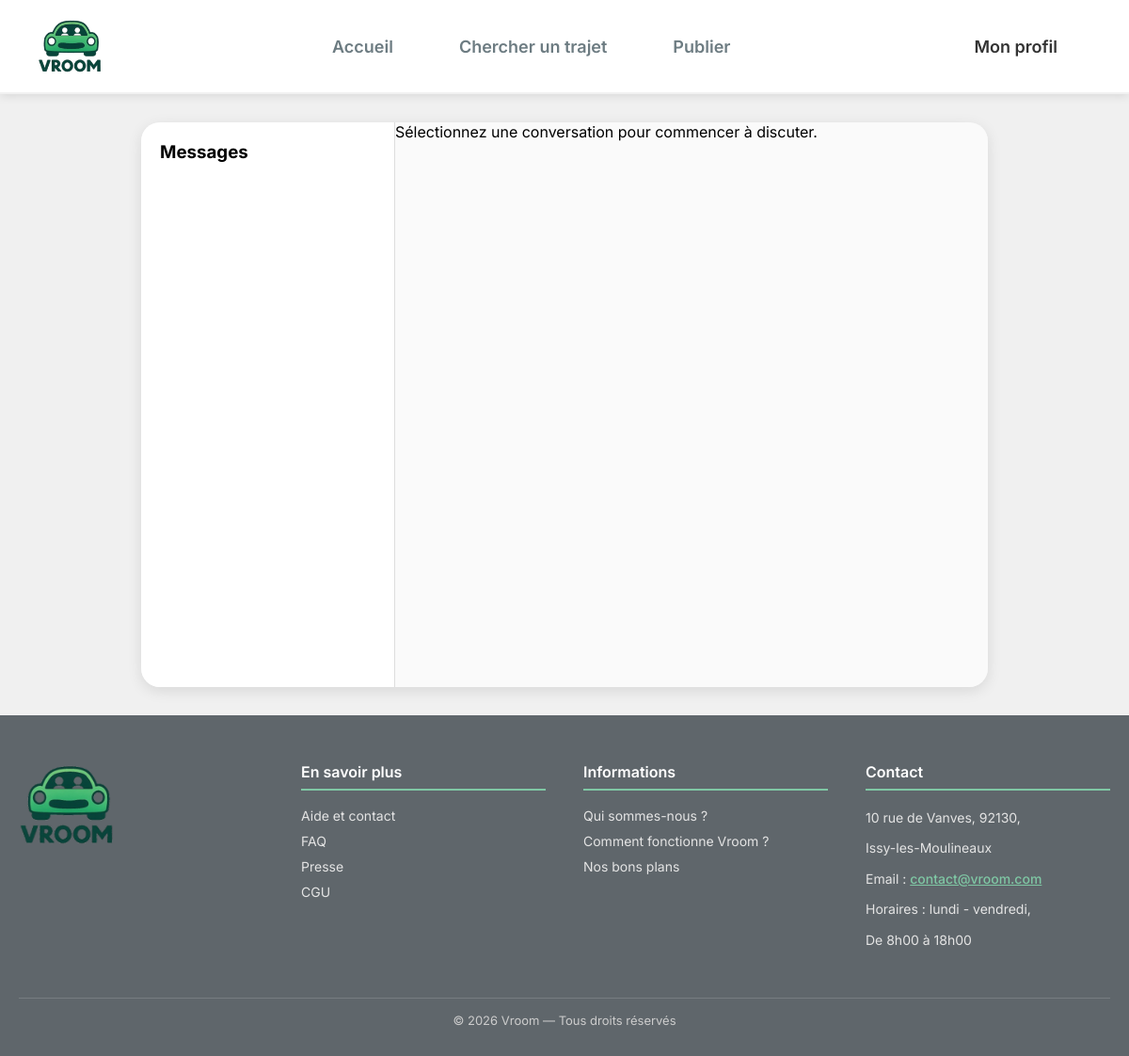
The page /index.php?page=messagerie (signed in) on the database as committed earlier.
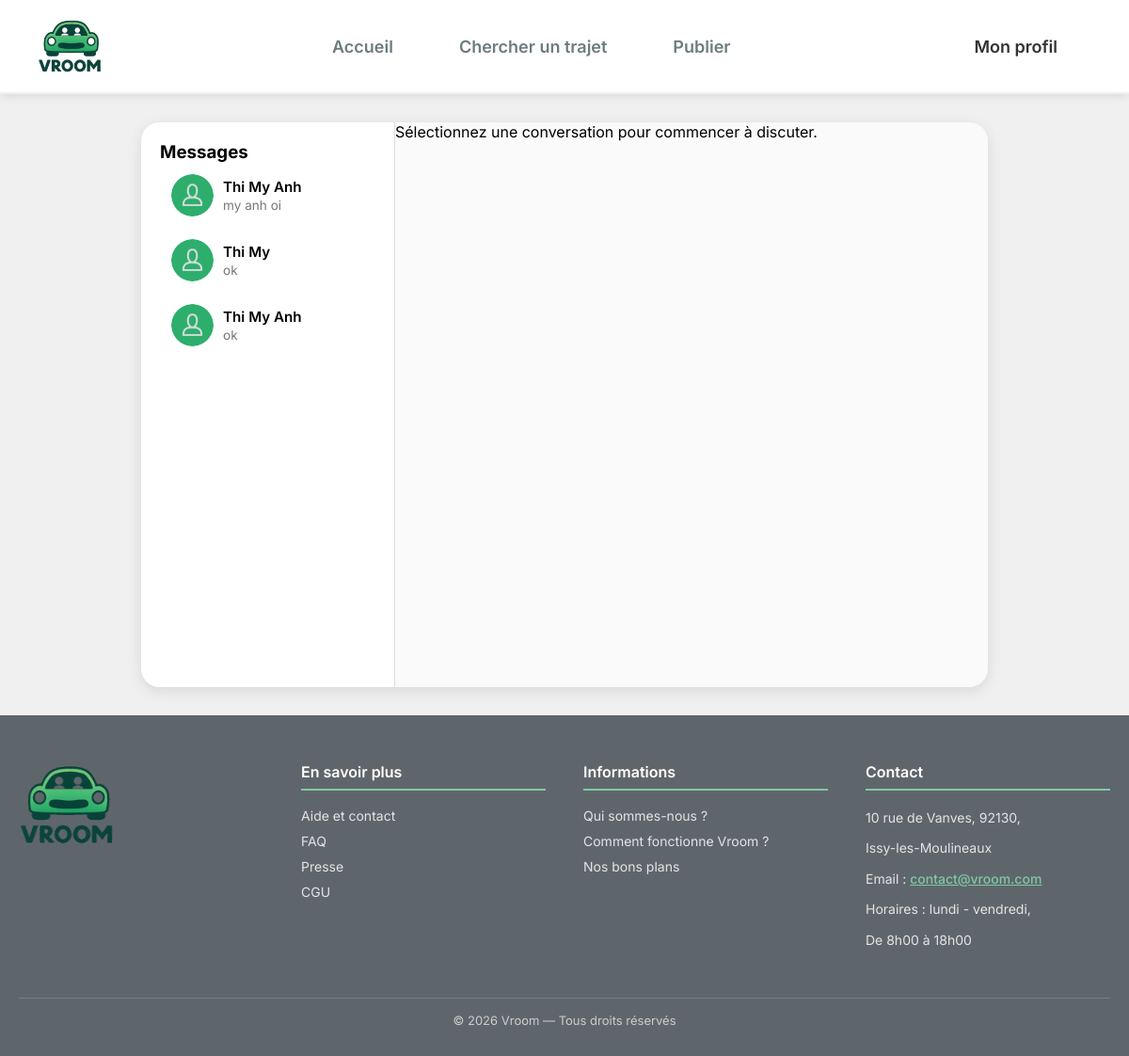
The same page on the database as committed later.
### tables this page shows
CREATE TABLE `messages` (
  `id` bigint(20) UNSIGNED NOT NULL,
  `id_conversation` bigint(20) UNSIGNED NOT NULL,
  `id_expediteur` bigint(20) UNSIGNED NOT NULL,
  `id_destinataire` bigint(20) UNSIGNED NOT NULL,
  `contenu` text NOT NULL,
  `date_creation` timestamp NOT NULL DEFAULT current_timestamp()
);

CREATE TABLE `utilisateurs` (
  `id` bigint(20) UNSIGNED NOT NULL,
  `nom` varchar(255) NOT NULL,
  `prenom` varchar(255) NOT NULL,
  `email` varchar(255) DEFAULT NULL,
  `telephone` varchar(20) DEFAULT NULL,
  `avatar` varchar(255) DEFAULT NULL,
  `biographie` text DEFAULT NULL,
  `mot_de_passe` varchar(255) NOT NULL,
  `token_notification` varchar(255) DEFAULT NULL,
  `premiere_connexion` tinyint(1) NOT NULL DEFAULT 1,
  `try_token` int(11) NOT NULL DEFAULT 0,
  `remember_token` varchar(100) DEFAULT NULL,
  `date_creation` timestamp NOT NULL DEFAULT current_timestamp(),
  `date_mise_a_jour` timestamp NOT NULL DEFAULT current_timestamp() ON UPDATE current_timestamp(),
  `note` float DEFAULT 0,
  `photo_profil` varchar(255) DEFAULT NULL
);

### Controleur/c_profil.php (called while the page is built, shortened)
<?php
require_once __DIR__ . '/../Modele/conversations.php';
class c_messagerie {
    public function afficher(?int $id_conversation = null): void {
        $id_user = $_SESSION['user_id'];
        $conversations = Conversations::getForUser($id_user);
        $conversation_active = null;
        $css = "messagerie.css";
        require __DIR__ . '/../Vue/head.php';
        require __DIR__ . '/../Vue/header.php';
        require __DIR__ . '/../Vue/pages/v_messagerie.php';
        require __DIR__ . '/../Vue/footer.php';
    }
}
?>

### Modele/conversations.php (called while the page is built, shortened)
<?php
class Conversations
{
    public static function getForUser(int $user_id): array
    {
        $db = dbConnect();
        $sql = "
        SELECT
            c.id,
            c.date_creation,
            u.id AS interlocuteur_id,
            u.prenom,
            u.nom,
            u.photo_profil,
            m.contenu AS dernier_message,
            m.date_creation AS date_dernier_message
        FROM conversations c
        JOIN utilisateurs u
            ON u.id = IF(c.user1_id = ?, c.user2_id, c.user1_id)
        LEFT JOIN messages m
            ON m.id = (
                SELECT id FROM messages
                WHERE id_conversation = c.id
                ORDER BY date_creation DESC
                LIMIT 1
            )
        WHERE c.user1_id = ? OR c.user2_id = ?
        ORDER BY m.date_creation DESC
        ";
        $stmt = $db->prepare($sql);
        $stmt->execute([$user_id, $user_id, $user_id]);
        return $stmt->fetchAll(PDO::FETCH_ASSOC);
    }
}
?>

### Vue/pages/v_messagerie.php (the view, shortened to what this page needs)
<?php
$interlocuteur = null;
?>
<body>
<section class="messagerie-container">
    <aside class="conversation-list">
        <h3>Messages</h3>
        <?php foreach ($conversations as $c):
            $dernier_message = $c['dernier_message'] ?? '';
            $active = ($conversation_active == $c['id']) ? 'active' : '';
        ?>
        <a href="index.php?page=messagerie&id_conversation=<?= $c['id'] ?>" class="conversation <?= $active ?>">
            <img src="<?= !empty($c['photo_profil']) ? htmlspecialchars($c['photo_profil']) : 'Ressources/Image/person_icon.png' ?>" alt="Profil">
            <div>
                <strong><?= htmlspecialchars($c['prenom'] ?? 'Utilisateur') ?></strong>
                <p><?= htmlspecialchars($dernier_message) ?></p>
            </div>
        </a>
        <?php endforeach; ?>
    </aside>
    <div class="chat-box">
        <?php if ($interlocuteur): ?>
            <div class="chat-header">
                <img src="<?= !empty($interlocuteur['photo_profil']) ? htmlspecialchars($interlocuteur['photo_profil']) : 'Ressources/Image/person_icon.png' ?>" alt="Profil">
                <span><?= htmlspecialchars($interlocuteur['prenom'] ?? 'Utilisateur') ?></span>
            </div>
            <div class="messages">
                <?php if (!empty($messages)): ?>
                    <?php foreach ($messages as $message): ?>
                        <div class="message <?= ($message['id_expediteur'] == $_SESSION['user_id']) ? 'sent' : 'received' ?>">
                            <?= htmlspecialchars($message['contenu'] ?? '') ?>
                        </div>
                    <?php endforeach; ?>
                <?php else: ?>
                    <div class="message info">Aucun message pour l'instant...</div>
                <?php endif; ?>
            </div>
            <form class="chat-input" method="post" action="index.php?page=messagerie&action=envoyer&id_conversation=<?= $conversation_active ?>&id_destinataire=<?= $interlocuteur['interlocuteur_id'] ?>">
                <input type="text" name="message" placeholder="Écrire un message..." required>
                <button type="submit">➤</button>
            </form>
        <?php else: ?>
            <div class="no-conversation">
                <p>Sélectionnez une conversation pour commencer à discuter.</p>
            </div>
        <?php endif; ?>
    </div>
</section>
</body>

### index.php (shortened to what this page needs)
<?php
$page = $_GET['page'] ?? 'accueil';
$action = $_GET['action'] ?? null;
switch ($page) {
    case 'messagerie':
        require 'Controleur/c_profil.php';
        $controller = new c_messagerie();
        if ($action === 'envoyer') {
            $controller->envoyer();
        } else {
            $id_conversation = $_GET['id_conversation'] ?? null;
            $controller->afficher($id_conversation);
        }
        break;
}
?>

### Vue/head.php (shortened to what this page needs)
<!DOCTYPE html>
<html lang="fr">
<head>
    <link rel="stylesheet" href="Ressources/CSS/commun.css">
    <link rel="stylesheet" href="Ressources/CSS/header.css">
    <?php if (!empty($css)): ?>
        <link rel="stylesheet" href="Ressources/CSS/<?= htmlspecialchars($css) ?>">
    <?php endif; ?>
</head>

### Vue/header.php (shortened to what this page needs)
<header class="header">
    <div class="header-content">
        <img src="Ressources/Image/logo_ver2.png"  alt="Logo Vroom">
        <nav class="nav-main">
            <a href="index.php?page=accueil">Accueil</a>
            <a href="index.php?page=recherche_trajet">Chercher un trajet</a>
            <a href="index.php?page=publie_trajet">Publier</a>
        </nav>
        <nav class="nav-profile" aria-label="Menu profil">
            <?php if (isset($_SESSION['user_id'])): ?>
                <div class="profile">
                    <a href="index.php?page=profil" class="profile-link">Mon profil</a>
                </div>
            <?php endif; ?>
        </nav>
    </div>
</header>

### Vue/footer.php
<footer>
    <div class="footer-content">
        <div class="footer-logo">
            <img src="Ressources/Image/logo_ver2.png" alt="Logo VROOM" class="logo-image"/>
        </div>
        <div class="footer-section">
            <h4>En savoir plus</h4>
            <ul>
                    <li><a href="index.php?page=accueil">Aide et contact</a></li>
                    <li><a href="index.php?page=accueil">FAQ</a></li>
                    <li><a href="index.php?page=accueil">Presse</a></li>
                    <li><a href="#">CGU</a></li>
            </ul>
        </div>
        <div class="footer-section">
            <h4>Informations</h4>
            <ul>
                <li><a href="index.php?page=accueil">Qui sommes-nous ?</a></li>
                <li><a href="index.php?page=accueil">Comment fonctionne Vroom ?</a></li>
                <li><a href="index.php?page=accueil">Nos bons plans</a></li>
            </ul>
        </div>
        <div class="footer-section">
            <h4>Contact</h4>
            <p>10 rue de Vanves, 92130,</p>
            <p>Issy-les-Moulineaux</p>
            <p>Email : <a href="mailto:contact@vroom.com">contact@vroom.com</a></p>
            <p>Horaires : lundi - vendredi,</p>
            <p>De 8h00 à 18h00</p>
        </div>
    </div>
    <div class="footer-bottom">
        © 2026 Vroom — Tous droits réservés
    </div>
</footer>
</html>

### Ressources/CSS/commun.css (style rules this page uses)
:root { --couleurVerte: #28a745; --couleurVerteFonce: #1f7e36; --texteGris: #6d7c82; --titreNoir: #222; --fondClair: #ffffff; --ombre: rgba(0,0,0,0.10); --ombreHover: rgba(0,0,0,0.18); }
* { font-family: 'Inter', sans-serif; box-sizing: border-box; padding: 0; margin: 0; }
header nav a { color: var(--texteGris); font-weight: 600; font-size: 18px; justify-content: space-around; text-decoration: none; }
.header-content { display: flex; align-items: center; justify-content: space-between; width: 100%; gap: 20px; }
.nav-profile { position: relative; }
.profile { position: relative; display: inline-block; }
.profile-link { color: #333; text-decoration: none; display: inline-block; padding: 8px 16px; border-radius: 6px; transition: 0.3s; }
header { width: 100%; box-shadow: 0 2px 10px rgba(0,0,0,0.1); display: flex; align-items: center; justify-content:space-around; flex-direction: row; min-height: 100px; background-color:var(--fondClair); }
header img { width: 70px; }
.header-content { width: 60%; margin: 0 auto; display: flex; align-items: center; flex-direction: row; }
.nav-main { display: flex; flex-direction: row; gap: 70px; margin: 0 auto; align-items: center; }
.nav-profile { margin-right: 20px; list-style-type: none; }
body { background-color: #f0f0f0; align-items: center; justify-content: center; display: flex; flex-direction: column; gap : 30px; }
footer { background-color: #5f666b; padding: 50px 20px 30px; width: 100%; color: #f1f1f1; font-family: "Segoe UI", Roboto, Arial, sans-serif; }
.footer-content { display: flex; justify-content: space-between; gap: 40px; max-width: 1200px; margin: 0 auto; flex-wrap: wrap; }
.footer-logo { flex: 1; min-width: 200px; }
.footer-logo img { height: 90px; margin-bottom: 15px; }
.footer-section { flex: 1; min-width: 200px; }
.footer-section h4 { font-size: 16px; font-weight: 600; margin-bottom: 18px; padding-bottom: 8px; color: #ffffff; border-bottom: 2px solid #7fc7a4; }
.footer-section ul { list-style: none; padding: 0; margin: 0; }
.footer-section ul li { margin-bottom: 10px; font-size: 14px; }
.footer-section ul li a { text-decoration: none; color: #e4e4e4; transition: color 0.3s ease; }
.footer-section p { margin: 0 0 10px; font-size: 14px; line-height: 1.6; color: #e4e4e4; }
.footer-section a[href^="mailto"] { color: #7fc7a4; font-weight: 500; }
.footer-bottom { margin-top: 40px; padding-top: 15px; border-top: 1px solid rgba(255, 255, 255, 0.15); text-align: center; font-size: 13px; color: #cccccc; }

### Ressources/Css/header.css (style rules this page uses)
:root { --couleurVerte: #28a745; --couleurVerteFonce: #1f7e36; --texteGris: #6d7c82; --titreNoir: #222; --fondClair: #ffffff; --ombre: rgba(0,0,0,0.10); --ombreHover: rgba(0,0,0,0.18); }
* { margin: 0; padding: 0; box-sizing: border-box; }
.header { width: 100%; padding: 15px 40px; background: #ffffff; display: flex; justify-content: space-between; align-items: center; border-bottom: 2px solid #f1f1f1; font-family: Arial, sans-serif; }
.header-content { display: flex; align-items: center; justify-content: space-between; width: 100%; gap: 20px; }
.nav-profile { position: relative; }
.profile { position: relative; display: inline-block; }
.profile-link { color: #333; text-decoration: none; display: inline-block; padding: 8px 16px; border-radius: 6px; transition: 0.3s; }

### Ressources/CSS/messagerie.css (style rules this page uses)
.messagerie-container { width: 900px; display: flex; height: 75vh; border-radius: 20px; overflow: hidden; background: #f5f5f5; box-shadow: 0 4px 15px rgba(0,0,0,0.1); font-family: 'Segoe UI', Tahoma, Geneva, Verdana, sans-serif; }
.conversation-list { width: 30%; background: white; padding: 20px; border-right: 1px solid #ddd; overflow-y: auto; }
.conversation { display: flex; gap: 10px; padding: 12px; border-radius: 12px; text-decoration: none; color: black; align-items: center; transition: background 0.2s; }
.conversation img { width: 45px; height: 45px; border-radius: 50%; object-fit: cover; }
.conversation div { display: flex; flex-direction: column; }
.conversation strong { font-weight: 600; font-size: 0.95em; margin-bottom: 2px; }
.conversation p { font-size: 0.85em; color: #777; overflow: hidden; text-overflow: ellipsis; white-space: nowrap; max-width: 180px; margin: 0; }
.chat-box { width: 70%; display: flex; flex-direction: column; background: #fafafa; }

Rows that differ between the two databases and show on the page:
added messages: id_destinataire.prenom "Thi My Anh", contenu "my anh oi"
added messages: id_destinataire.prenom "Thi My", contenu "ok"
added messages: id_destinataire.prenom "Thi My Anh", contenu "ok"
